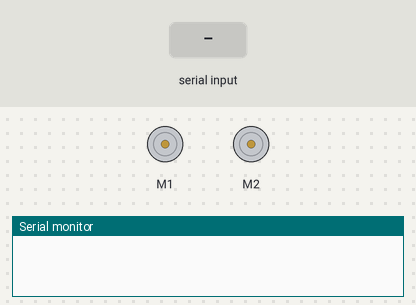
Simulated run of this sketch. Board: Arduino Leonardo, built with avr-gcc and run on an emulated ATmega32U4. Shown: 2 × DC motor (green arrow = forward, orange = backward, longer = faster), the last lines printed to the serial monitor. The test bench sets the inputs (shaded band).

Above: at 1.2 s.
1.3 s: "90,45\n" received over Serial
At 2.3 s:
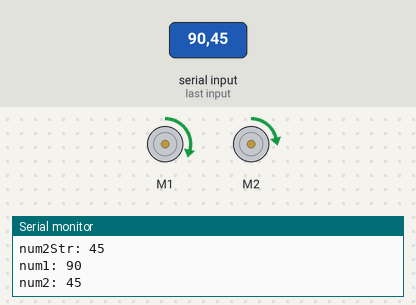
2.8 s: "5\n" received over Serial
At 3.3 s:
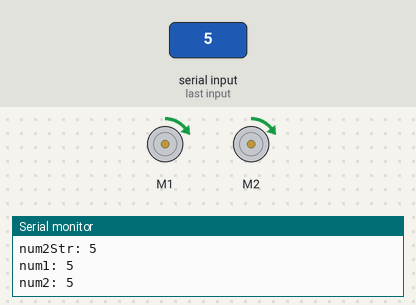
4.3 s: "1,90,45\n" received over Serial
At 4.6 s:
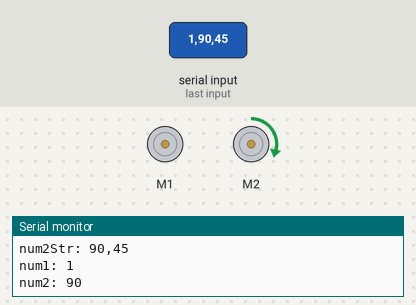
5.8 s: "30,150\n" received over Serial
At 6.8 s:
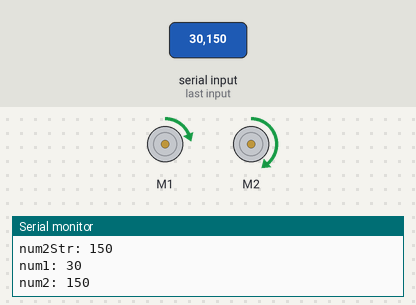
7.3 s: "90\n" received over Serial
At 8.2 s:
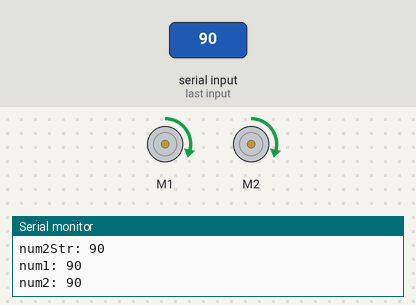
8.8 s: "200\n" received over Serial
At 9.2 s:
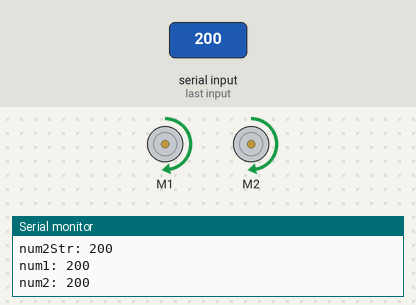
Timing chart, 0 to 11.3 s (numbered marks = the images above; inputs shaded):
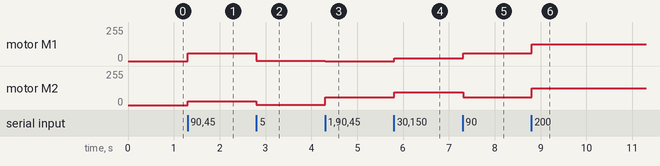

Measured:
- after the input at 1.3 s, motor M1: stopped → forward 57/255 at once; motor M2: stopped → forward 28/255 at once
- after the input at 2.8 s, motor M1: forward 57/255 → forward 3/255 at once; motor M2: forward 28/255 → forward 3/255 at once
- after the input at 4.3 s, motor M1: forward 3/255 → stopped at once; motor M2: forward 3/255 → forward 57/255 at once
- after the input at 5.8 s, motor M1: stopped → forward 19/255 at once; motor M2: forward 57/255 → forward 95/255 at once
- after the input at 7.3 s, motor M1: forward 19/255 → forward 57/255 at once; motor M2: forward 95/255 → forward 57/255 at once
- after the input at 8.8 s, motor M1, motor M2: forward 57/255 → forward 127/255 at once

The sketch:

zumo-set-motors.ino
```cpp
#include <Zumo32U4.h>

Zumo32U4Motors motors;

void setup() {
  // put your setup code here, to run once:

}

void loop() {
  String input = "";
  delay(9);
  if (Serial.available() > 0)
  {
    //expecting a string like "-120,300"
    int availableBytes = Serial.available();
    input = Serial.readStringUntil('\n');

    Serial.print("input: ");
    Serial.println(input);

    // Find index of comma
    int commaIndex = input.indexOf(',');
    Serial.print("commaIndex: ");
    Serial.println(commaIndex);

    // Extract first number
    String num1Str = input.substring(0, commaIndex);

    Serial.print("num1Str: ");
    Serial.println(num1Str);

    int num1 = num1Str.toInt();

    // Extract second number
    String num2Str = input.substring(commaIndex + 1);

    Serial.print("num2Str: ");
    Serial.println(num2Str);

    int num2 = num2Str.toInt();

    Serial.print("num1: ");
    Serial.println(num1);
    Serial.print("num2: ");
    Serial.println(num2);

    motors.setSpeeds(num1, num2);
  }

}

int indexOf(char *arr, char find)
{
  for (int i = 0; i < sizeof(arr); i++)
  {
    if (arr[i] == find)
    {
      return i;
    }
  }
  return -1;
}
```
